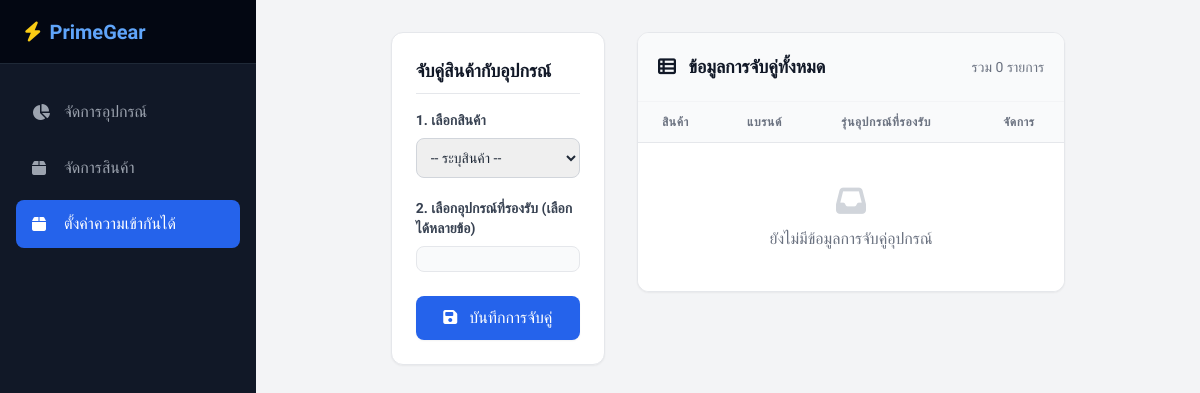
The page /admin/compatibility.php on the database as committed earlier.
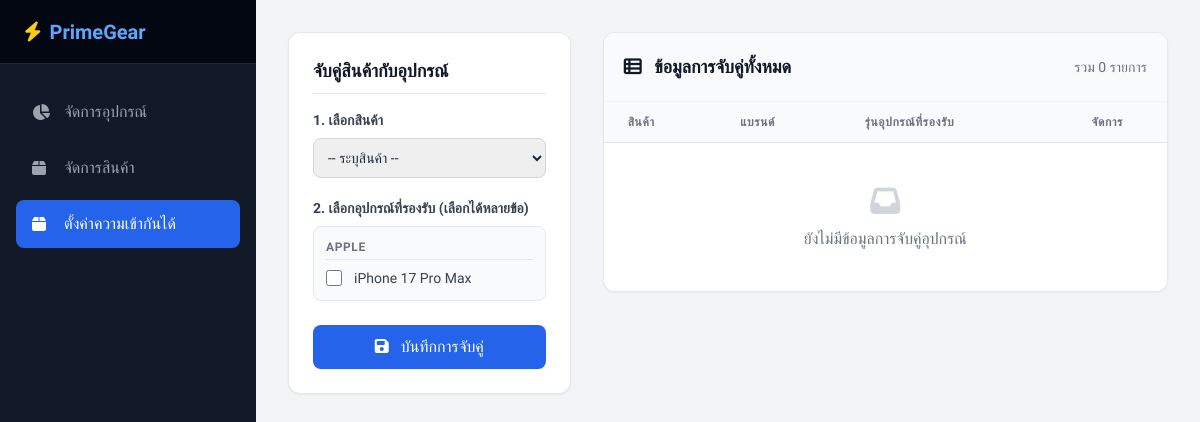
The same page on the database as committed later.
### tables this page shows
CREATE TABLE `devices` (
  `Device_ID` int NOT NULL,
  `Brand` varchar(40) NOT NULL,
  `Model_Name` varchar(40) NOT NULL,
  `Type` varchar(30) NOT NULL
);

### admin/compatibility.php (the view, shortened to what the changed rows need)
<?php
require '../process/client.php';
$devices_res = $conn->query("SELECT Device_ID, Brand, Model_Name FROM Devices ORDER BY Brand ASC, Model_Name ASC");
$devices_by_brand = [];
if ($devices_res) {
    while ($row = $devices_res->fetch_assoc()) {
        $devices_by_brand[$row['Brand']][] = $row;
    }
}
?>
<!DOCTYPE html>
<html lang="th">
<head>
    <script src="https://cdn.tailwindcss.com"></script>
    <link rel="stylesheet" href="https://cdnjs.cloudflare.com/ajax/libs/font-awesome/6.4.0/css/all.min.css">
</head>
<body class="bg-gray-100 flex h-screen overflow-hidden text-gray-800">
    <div class="max-w-7xl mx-auto px-4 sm:px-6 lg:px-8 py-8 flex flex-col lg:flex-row gap-8">
        <div class="lg:w-1/3">
            <div class="bg-white rounded-xl shadow-sm border border-gray-200 p-6 sticky top-6">
                <h2 class="text-lg font-bold text-gray-900 mb-4 border-b pb-2">จับคู่สินค้ากับอุปกรณ์</h2>
                <form action="compatibility.php" method="POST">
                    <div class="mb-6">
                        <label class="block text-sm font-semibold text-gray-700 mb-2">2. เลือกอุปกรณ์ที่รองรับ (เลือกได้หลายข้อ)</label>
                        <div class="max-h-80 overflow-y-auto border border-gray-200 rounded-lg p-3 bg-gray-50">
                            <?php foreach ($devices_by_brand as $brand => $devices): ?>
                                <div class="mb-3 last:mb-0">
                                    <div class="text-xs font-bold text-gray-500 uppercase tracking-wider mb-2 border-b border-gray-200 pb-1"><?php echo htmlspecialchars($brand); ?></div>
                                    <div class="space-y-2">
                                        <?php foreach ($devices as $d): ?>
                                            <label class="flex items-center space-x-3 cursor-pointer group">
                                                <input type="checkbox" name="device_ids[]" value="<?php echo $d['Device_ID']; ?>" class="w-4 h-4 text-blue-600 border-gray-300 rounded focus:ring-blue-500">
                                                <span class="text-sm text-gray-700 group-hover:text-blue-600 transition-colors"><?php echo htmlspecialchars($d['Model_Name']); ?></span>
                                            </label>
                                        <?php endforeach; ?>
                                    </div>
                                </div>
                            <?php endforeach; ?>
                        </div>
                    </div>
                </form>
            </div>
        </div>
        <div class="lg:w-2/3">
            <div class="bg-white rounded-xl shadow-sm border border-gray-200 overflow-hidden">
                <div class="p-5 border-b border-gray-100 bg-gray-50 flex justify-between items-center">
                    <h2 class="text-lg font-bold text-gray-900"><i class="fa-solid fa-table-list mr-2"></i> ข้อมูลการจับคู่ทั้งหมด</h2>
                </div>
                <div class="overflow-x-auto max-h-[600px] overflow-y-auto">
                    <table class="min-w-full divide-y divide-gray-200">
                        <thead class="bg-gray-50 sticky top-0 z-10">
                            <tr>
                                <th class="px-6 py-3 text-left text-xs font-bold text-gray-500 uppercase tracking-wider bg-gray-50">สินค้า</th>
                                <th class="px-6 py-3 text-left text-xs font-bold text-gray-500 uppercase tracking-wider bg-gray-50">แบรนด์</th>
                                <th class="px-6 py-3 text-left text-xs font-bold text-gray-500 uppercase tracking-wider bg-gray-50">รุ่นอุปกรณ์ที่รองรับ</th>
                                <th class="px-6 py-3 text-center text-xs font-bold text-gray-500 uppercase tracking-wider bg-gray-50">จัดการ</th>
                            </tr>
                        </thead>
                    </table>
                </div>
            </div>
        </div>
    </div>
</body>
</html>

Rows that differ between the two databases and show on the page:
added devices: Model_Name "iPhone 17 Pro Max"
Other text that changed with them:
new list line: "APPLE"
